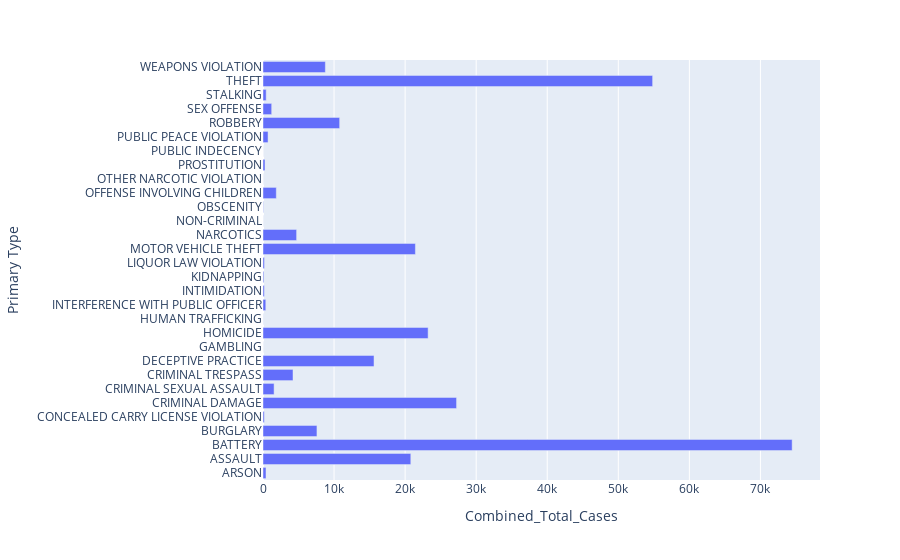

Notebook code cell kept with this figure:
### Markdown cell above
## Data Visualizations

### Code cell
def visual1():
    bar = insight1()
    fig = px.bar(bar, x = "Combined_Total_Cases", title="Crime Type in Chicago")
    fig.show()




############ Function Call ############
visual1()

### Figure 1 — Plotly figure (JSON) as saved in the notebook; plotly's stock layout.template omitted (floating-point values rounded to 4 significant figures)
{"data": [{"alignmentgroup": "True", "hovertemplate": "Combined_Total_Cases=%{x}<br>Primary Type=%{y}<extra></extra>", "legendgroup": "", "marker": {"color": "#636efa", "pattern": {"shape": ""}}, "name": "", "offsetgroup": "", "orientation": "h", "showlegend": false, "textposition": "auto", "type": "bar", "x": [422, 20800, 74465, 7592, 177, 27240, 1561, 4224, 15624, 9, 23236, 17, 393, 184, 117, 203, 21447, 4731, 10, 48, 1872, 7, 283, 5, 711, 10788, 1222, 447, 54831, 8775], "xaxis": "x", "y": ["ARSON", "ASSAULT", "BATTERY", "BURGLARY", "CONCEALED CARRY LICENSE VIOLATION", "CRIMINAL DAMAGE", "CRIMINAL SEXUAL ASSAULT", "CRIMINAL TRESPASS", "DECEPTIVE PRACTICE", "GAMBLING", "HOMICIDE", "HUMAN TRAFFICKING", "INTERFERENCE WITH PUBLIC OFFICER", "INTIMIDATION", "KIDNAPPING", "LIQUOR LAW VIOLATION", "MOTOR VEHICLE THEFT", "NARCOTICS", "NON-CRIMINAL", "OBSCENITY", "OFFENSE INVOLVING CHILDREN", "OTHER NARCOTIC VIOLATION", "PROSTITUTION", "PUBLIC INDECENCY", "PUBLIC PEACE VIOLATION", "ROBBERY", "SEX OFFENSE", "STALKING", "THEFT", "WEAPONS VIOLATION"], "yaxis": "y"}], "layout": {"barmode": "relative", "legend": {"tracegroupgap": 0}, "margin": {"t": 60}, "xaxis": {"anchor": "y", "domain": [0, 1], "title": {"text": "Combined_Total_Cases"}}, "yaxis": {"anchor": "x", "domain": [0, 1], "title": {"text": "Primary Type"}}}}
